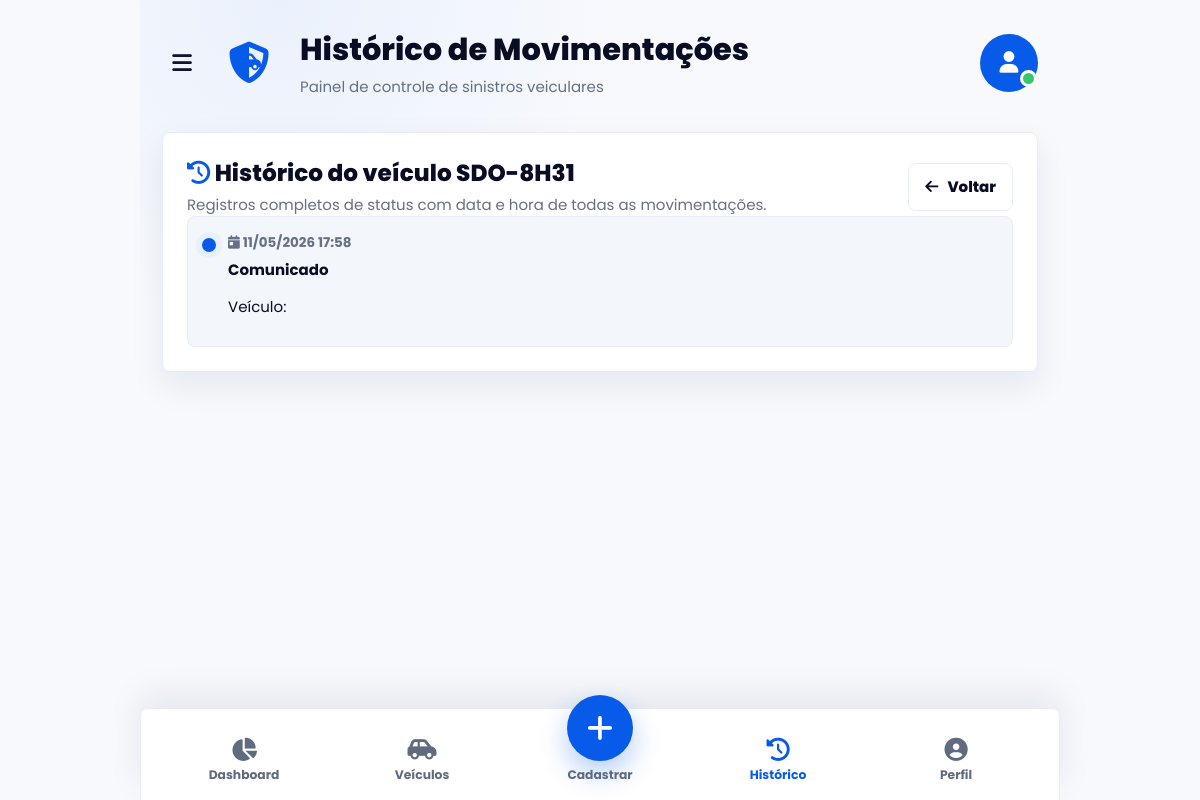
The app's page /historico.php?id=57 with its own data.
### tables this page shows
CREATE TABLE IF NOT EXISTS `veiculos` (
  `id` INT UNSIGNED AUTO_INCREMENT PRIMARY KEY,
  `placa` VARCHAR(8) NOT NULL UNIQUE,
  `proprietario` VARCHAR(120) NOT NULL,
  `condutor` VARCHAR(120) NOT NULL,
  `cidade` VARCHAR(120) NOT NULL,
  `processo` VARCHAR(50) NOT NULL,
  `data_acionamento` DATE NOT NULL,
  `tipo_veiculo` VARCHAR(16) NOT NULL,
  `criado_em` DATETIME NOT NULL DEFAULT CURRENT_TIMESTAMP
);

CREATE TABLE IF NOT EXISTS `status_log` (
  `id` INT UNSIGNED AUTO_INCREMENT PRIMARY KEY,
  `veiculo_id` INT UNSIGNED NOT NULL,
  `status` VARCHAR(64) NOT NULL,
  `data_hora` DATETIME NOT NULL DEFAULT CURRENT_TIMESTAMP,
  FOREIGN KEY (`veiculo_id`) REFERENCES `veiculos`(`id`) ON DELETE CASCADE
);

### historico.php (the view, shortened to what this page needs)
<?php
require 'db_connect.php';
include 'includes/header.php';
$id = filter_input(INPUT_GET, 'id', FILTER_VALIDATE_INT);
$timeline = [];
$veiculo = null;
if ($id) {
    $stmt = $pdo->prepare('SELECT * FROM veiculos WHERE id = ?');
    $stmt->execute([$id]);
    $veiculo = $stmt->fetch();
}
if ($veiculo) {
    $stmt = $pdo->prepare('SELECT * FROM status_log WHERE veiculo_id = ? ORDER BY data_hora DESC');
    $stmt->execute([$id]);
    $timeline = $stmt->fetchAll();
} else {
    $stmt = $pdo->query('SELECT sl.*, v.placa, v.processo FROM status_log sl JOIN veiculos v ON v.id = sl.veiculo_id ORDER BY sl.data_hora DESC');
    $timeline = $stmt->fetchAll();
}
function formatDateTime($datetime) {
    return date('d/m/Y H:i', strtotime($datetime));
}
?>
<section class="page-section history-section">
    <div class="panel-card history-card">
        <div class="panel-header">
            <div>
                <h3 class="panel-title"><i class="fas fa-clock-rotate-left"></i> Histórico <?php echo $veiculo ? 'do veículo ' . htmlspecialchars($veiculo['placa'], ENT_QUOTES, 'UTF-8') : ''; ?></h3>
                <p>Registros completos de status com data e hora de todas as movimentações.</p>
            </div>
            <div>
                <a href="index.php" class="btn btn-secondary"><i class="fas fa-arrow-left"></i> Voltar</a>
            </div>
        </div>
        <div class="timeline">
            <?php foreach ($timeline as $item): ?>
                <article class="timeline-item">
                    <div class="timeline-marker"></div>
                    <div class="timeline-content">
                        <span class="timeline-date"><i class="fas fa-calendar-day"></i> <?php echo formatDateTime($item['data_hora']); ?></span>
                        <h4><?php echo htmlspecialchars($item['status'], ENT_QUOTES, 'UTF-8'); ?></h4>
                        <p>Veículo: <strong><?php echo htmlspecialchars($item['placa'] ?? '', ENT_QUOTES, 'UTF-8'); ?></strong></p>
                    </div>
                </article>
            <?php endforeach; ?>
        </div>
    </div>
</section>
<?php include 'includes/footer.php'; ?>

### style.css (style rules this page uses)
:root { --bg: #f7f9fd; --surface: #ffffff; --surface-soft: #f3f6fb; --text: #090d24; --muted: #657084; --line: #e7ecf5; --primary: #075be8; --primary-dark: #044ac0; --danger: #ee1c35; --orange: #ff7a16; --purple: #4b22df; --green: #17a956; --shadow: 0 14px 34px rgba(17, 24, 39, 0.08); --radius: 8px; font-family: 'Poppins', Arial, sans-serif; }
* { box-sizing: border-box; }
html, body { margin: 0; min-height: 100%; background: var(--bg); color: var(--text); }
body { font-size: 15px; line-height: 1.45; }
a { color: inherit; text-decoration: none; }
.brand-copy p, .hello-row p, .create-card p, .vehicle-main p, .panel-header p, .section-header p { margin: 4px 0 0; color: var(--muted); }
.home-screen, .page-section { display: grid; gap: 22px; }
.hello-row, .section-header, .panel-header, .table-topbar, .list-heading, .vehicle-topline { display: flex; align-items: center; justify-content: space-between; gap: 14px; }
.hello-row h2, .section-header h2, .panel-header h3, .list-heading h3 { margin: 0; color: var(--text); font-size: 1.45rem; font-weight: 800; }
.date-chip i, .list-heading i, .section-title i, .panel-title i { color: var(--primary); }
.panel-card, .form-card, .history-card, .table-card { padding: 24px; border: 1px solid var(--line); border-radius: var(--radius); background: var(--surface); box-shadow: var(--shadow); }
.btn, .icon-btn { min-height: 48px; display: inline-flex; align-items: center; justify-content: center; gap: 9px; padding: 0 16px; border: 1px solid transparent; border-radius: var(--radius); font-weight: 800; }
.btn-secondary { border-color: var(--line); background: #fff; color: var(--text); }
.delay-list, .process-summary, .numbers-grid, .timeline { display: grid; gap: 12px; padding: 0; margin: 0; list-style: none; }
.delay-list li, .process-item, .number-block, .timeline-item { display: flex; justify-content: space-between; gap: 12px; padding: 14px; border: 1px solid var(--line); border-radius: var(--radius); background: var(--surface-soft); }
.timeline-item { justify-content: flex-start; }
.timeline-marker { width: 14px; height: 14px; margin-top: 7px; border-radius: 50%; background: var(--primary); box-shadow: 0 0 0 6px #e7f0ff; flex: 0 0 auto; }
.timeline-date { color: var(--muted); font-size: 0.84rem; font-weight: 700; }
.timeline-content h4 { margin: 6px 0; }

### records on screen
veiculos: placa "SDO-8H31"
status_log: data_hora "11/05/2026 17:58", status "Comunicado"

### other values on screen
$pageTitle "Histórico de Movimentações"
